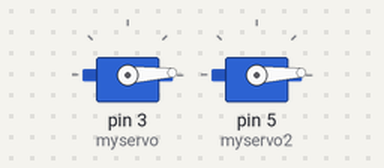
A sketch run on a simulated Arduino Uno, built with avr-gcc and run on an emulated ATmega328P. Parts: 2 × servo.

Above: at 0.05 s.
At 0.75 s:
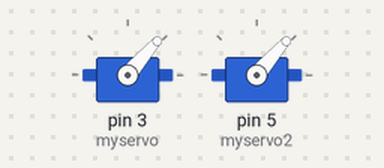
At 1.45 s:
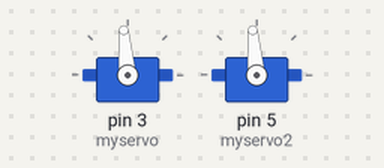
At 2.9 s:
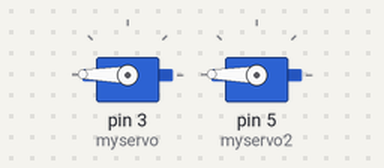
Timing chart, 0 to 6.7 s (numbered marks = the images above):
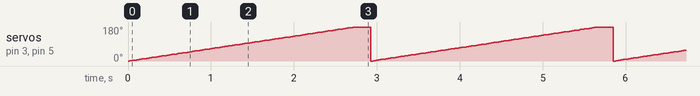

The sketch:

Testing_Orig_Servos.ino
```cpp
/** @file
 *  This is code for running two servos.
 *
 *  this is a simple program that attaches two
 *  servos to the arduino and spins them from 0 to 180 degrees
 *  and back to 0.
 */

#include <Servo.h>

/** Test servo 1*/
Servo myservo;
/** Test servo 2*/
Servo myservo2;

/** Sets up the servo.
 *
 *  The setup function runs once at the beginning of the program
 *  before anything else. This attaches the 2 test servos to output
 *  pins on the arduino.
 *
 *  @param void
 *  @return void
 */
void setup() {
 myservo.attach(3);
 myservo2.attach(5);
}

/** Runs the servos.
 *
 *  The loop function runs repeaditly till the power is disconnected.
 *  This rotates the motors on both servos at the same time from 0
 *  up to 180 degrees and back to 0.
 *
 *  @param void
 *  @return void
 */
void loop() {
 for(int i=0; i<180; i++) {
  myservo.write(i);
  myservo2.write(i);
  delay(15);
 }
 delay(100);
  for(int i=180; i>180; i--) {
  myservo.write(i);
  myservo2.write(i);
  delay(15);
 }
 delay(100);
}
```

Measured:
- by itself, servo on pin 3 (myservo), servo on pin 5 (myservo2): ramps from 0° to 179° and jumps back, once every 2.9 s
